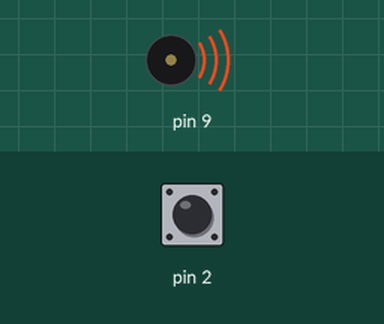
The sketch below on a simulated Arduino Uno, built with avr-gcc and run on an emulated ATmega328P. Shown: buzzer (waves = sounding). Inputs (shaded band) come from the test bench; at power-on: pin 2 HIGH.

Above: at 0.2 s.
At 4.7 s:
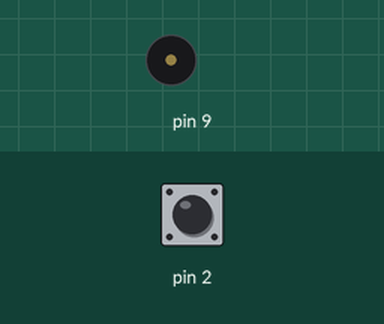
Timing chart, 0 to 5.5 s (numbered marks = the images above):
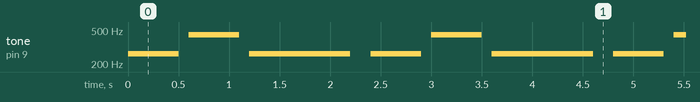

The sketch:

Arduino1_doorbell.ino
```cpp
int signal1;

void setup() {
pinMode(9, OUTPUT);
pinMode(2, INPUT_PULLUP);
}

void loop() {
signal1 = digitalRead(2);
if(signal1 == 1){
tone(9, 262, 500);
delay(600);
tone(9, 440, 500);
delay(600);
tone(9, 262, 1000);
delay(1200);
}else{
  noTone(9);
}

}
```

Measured:
- by itself, tone on pin 9: repeats every 2.4 s: silent 0.10 s, 440 Hz 0.50 s, silent 0.10 s, 262 Hz 1.0 s, silent 0.20 s, 262 Hz 0.50 s
